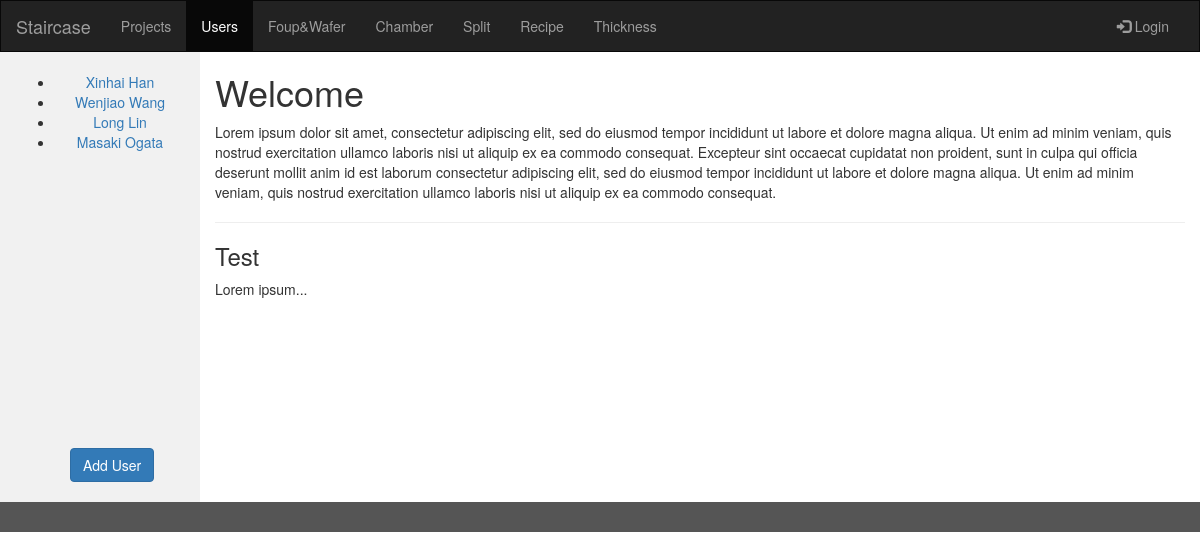
/staircase/user/, run on an earlier commit of the app's database.
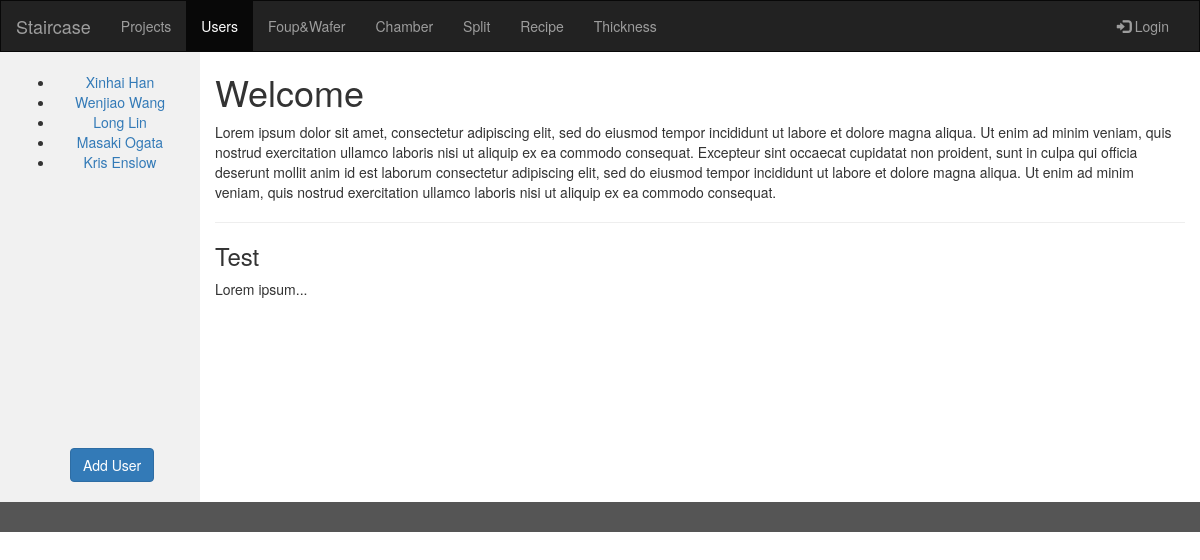
And on a later commit of the database.
### staircase/models/User/User.py (models this page shows, shortened)
class User(models.Model):
    first_name=models.CharField(max_length=120,null=True,blank=True)
    last_name=models.CharField(max_length=120,null=True,blank=True)
    email=models.EmailField(null=True,blank=True)
    phonenumber=models.CharField(max_length=120,null=True,blank=True)
    group=models.ForeignKey(Group,on_delete=models.SET_NULL,blank=True,null=True)
    timestamp=models.DateTimeField(auto_now_add=True,auto_now=False)    #creation time
    updated=models.DateTimeField(auto_now_add=False,auto_now=True)  #update time

### staircase/views/user/user.py (the view)
def user(request):
    staircase=Group.objects.filter(group_name='Staircase')
    user_list=User.objects.filter(group=staircase[0]);
    context={
        'user_list':user_list,
    }
    return render(request,'staircase/user.html',context)

### staircase/templates/staircase/user.html (shortened to what this page needs)
{%extends "staircase/index.html"%}
	{%block navbar_choices%}
      <ul class="nav navbar-nav">
        <li><a href="{%url 'project'%}">Projects</a></li>
        <li class="active"><a href="{%url 'user'%}">Users</a></li>
        <li><a href="{%url 'foups'%}">Foup&Wafer</a></li>
        <li><a href="{%url 'chamber'%}">Chamber</a></li>
		  <li><a href="#">Split</a></li>
        <li class="nav-item dropdown show">
            <a class="nav-link dropdown-toggle" href="#" id="dropdown01" data-toggle="dropdown" aria-haspopup="true" aria-expanded="false">
              Recipe
            </a>
        </li>
		  <li><a href="{%url 'thickness'%}">Thickness</a></li>
      </ul>
	{%endblock%}
	{%block content%}
		<div class="col-sm-2 sidenav">
		{%if user_list%}
		<ul>
		{%for user in user_list%}
		<li><a href="#">{{user.first_name}} {{user.last_name}}</a></li>
		{%endfor%}
		</ul>
		{%else%}
		<p>No users are available.</p>
		{%endif%}
		<p style="position:absolute;left:35%;bottom:10px;"><a class="btn btn-primary btn-medium" href="{%url 'create_user'%}" role="button">Add User</a></p>
		</div>
	{%endblock%}
	{%block content1%}
		<div class="col-sm-10 text-left">
		  <h1>Welcome</h1>
		  <p>Lorem ipsum dolor sit amet, consectetur adipiscing elit, sed do eiusmod tempor incididunt ut labore et dolore magna aliqua. Ut enim ad minim veniam, quis nostrud exercitation ullamco laboris nisi ut aliquip ex ea commodo consequat. Excepteur sint occaecat cupidatat non proident, sunt in culpa qui officia deserunt mollit anim id est laborum consectetur adipiscing elit, sed do eiusmod tempor incididunt ut labore et dolore magna aliqua. Ut enim ad minim veniam, quis nostrud exercitation ullamco laboris nisi ut aliquip ex ea commodo consequat.</p>
		  <hr>
		  <h3>Test</h3>
		  <p>Lorem ipsum...</p>
		</div>
	{%endblock%}

What changed in the data, as far as the page shows it:
added User: first_name "Kris", last_name "Enslow"
